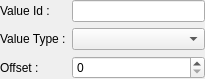
<?xml version="1.0" encoding="UTF-8"?>
<ui version="4.0">
 <class>QUaModbusValueWidgetEdit</class>
 <widget class="QWidget" name="QUaModbusValueWidgetEdit">
  <property name="geometry">
   <rect>
    <x>0</x>
    <y>0</y>
    <width>205</width>
    <height>72</height>
   </rect>
  </property>
  <property name="windowTitle">
   <string>Form</string>
  </property>
  <layout class="QFormLayout" name="formLayout">
   <property name="leftMargin">
    <number>0</number>
   </property>
   <property name="topMargin">
    <number>0</number>
   </property>
   <property name="rightMargin">
    <number>0</number>
   </property>
   <property name="bottomMargin">
    <number>0</number>
   </property>
   <item row="1" column="0">
    <widget class="QLabel" name="labelType">
     <property name="text">
      <string>Value Type :</string>
     </property>
    </widget>
   </item>
   <item row="1" column="1">
    <widget class="QComboBox" name="comboBoxType"/>
   </item>
   <item row="2" column="0">
    <widget class="QLabel" name="labelOffset">
     <property name="text">
      <string>Offset :</string>
     </property>
    </widget>
   </item>
   <item row="2" column="1">
    <widget class="QSpinBox" name="spinBoxOffset">
     <property name="maximum">
      <number>255</number>
     </property>
    </widget>
   </item>
   <item row="0" column="0">
    <widget class="QLabel" name="labelId">
     <property name="text">
      <string>Value Id :</string>
     </property>
    </widget>
   </item>
   <item row="0" column="1">
    <widget class="QLineEdit" name="lineEditId"/>
   </item>
  </layout>
 </widget>
 <resources/>
 <connections/>
</ui>
